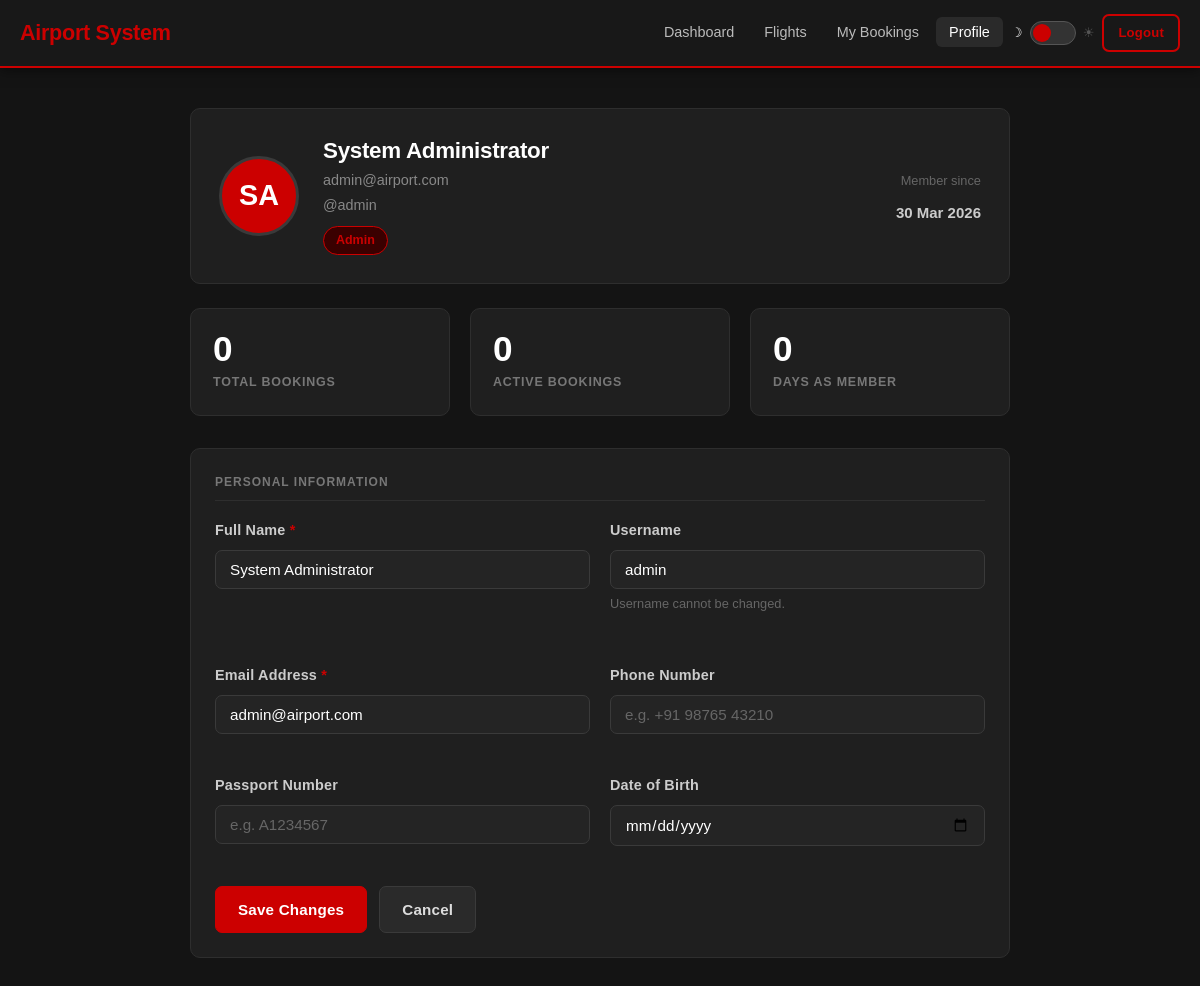
Screenshot of /user/profile.php (signed in) with the database file from the repository.
### tables this page shows
CREATE TABLE IF NOT EXISTS users (
    id INT AUTO_INCREMENT PRIMARY KEY,
    username VARCHAR(100) NOT NULL UNIQUE,
    email VARCHAR(150) NOT NULL UNIQUE,
    password VARCHAR(100) NOT NULL,
    full_name VARCHAR(200) NOT NULL,
    phone VARCHAR(20),
    passport_number VARCHAR(50),
    date_of_birth DATE,
    role ENUM('user', 'admin') DEFAULT 'user',
    language ENUM('en', 'hi') DEFAULT 'en',
    theme ENUM('dark', 'light') DEFAULT 'dark',
    created_at TIMESTAMP DEFAULT CURRENT_TIMESTAMP,
    updated_at TIMESTAMP DEFAULT CURRENT_TIMESTAMP ON UPDATE CURRENT_TIMESTAMP
);

### user/profile.php (the view, shortened to what this page needs)
<?php
require_once '../config.php';
$user_id = $_SESSION['user_id'];
$user = $conn->query("SELECT * FROM users WHERE id = " . intval($user_id))->fetch_assoc();
$total_bookings  = $conn->query("SELECT COUNT(*) FROM bookings WHERE user_id = $user_id")->fetch_row()[0];
$active_bookings = $conn->query("SELECT COUNT(*) FROM bookings WHERE user_id = $user_id AND status = 'Confirmed'")->fetch_row()[0];
$days_member     = round((time() - strtotime($user['created_at'])) / (60 * 60 * 24));
$initials = '';
foreach (explode(' ', trim($user['full_name'])) as $part) {
    $initials .= isset($part[0]) ? strtoupper($part[0]) : '';
}
$initials = substr($initials, 0, 2);
?>
<!DOCTYPE html>
<html lang="en">
<head>
    <link rel="stylesheet" href="../assets/css/style.css">
</head>
<body>
    <nav class="navbar">
        <div class="container">
            <a href="dashboard.php" class="navbar-brand">Airport System</a>
            <ul class="navbar-nav">
                <li><a href="dashboard.php" class="nav-link">Dashboard</a></li>
                <li><a href="flights.php" class="nav-link">Flights</a></li>
                <li><a href="bookings.php" class="nav-link">My Bookings</a></li>
                <li><a href="profile.php" class="nav-link active">Profile</a></li>
                <li><button class="theme-switch" onclick="toggleTheme()" title="Toggle Light / Dark Mode"><span class="theme-switch-track"><span class="theme-switch-thumb"></span></span></button></li>
                <li><a href="../logout.php" class="btn btn-outline btn-sm">Logout</a></li>
            </ul>
        </div>
    </nav>
    <div class="container" style="margin-top: 40px; max-width: 860px; padding-bottom: 60px;">
        <div class="profile-header">
            <div class="profile-avatar"><?php echo htmlspecialchars($initials); ?></div>
            <div class="profile-info">
                <h2><?php echo htmlspecialchars(isset($user['full_name']) ? $user['full_name'] : ''); ?></h2>
                <p><?php echo htmlspecialchars(isset($user['email']) ? $user['email'] : ''); ?></p>
                <p>@<?php echo htmlspecialchars(isset($user['username']) ? $user['username'] : ''); ?></p>
                <span class="profile-badge"><?php echo ucfirst($user['role']); ?></span>
            </div>
            <div style="margin-left: auto; text-align: right;">
                <p class="field-note">Member since</p>
                <p style="font-weight: 600; color: #cccccc; margin-bottom: 0;"><?php echo date('d M Y', strtotime($user['created_at'])); ?></p>
            </div>
        </div>
        <div class="grid grid-3 mb-4">
            <div class="stat-card">
                <div class="stat-value"><?php echo $total_bookings; ?></div>
                <div class="stat-label">Total Bookings</div>
            </div>
            <div class="stat-card">
                <div class="stat-value"><?php echo $active_bookings; ?></div>
                <div class="stat-label">Active Bookings</div>
            </div>
            <div class="stat-card">
                <div class="stat-value"><?php echo $days_member; ?></div>
                <div class="stat-label">Days as Member</div>
            </div>
        </div>
        <div class="card">
            <p class="section-title">Personal Information</p>
            <form method="POST">
                <div class="grid grid-2">
                    <div class="form-group">
                        <label class="form-label">Full Name <span style="color:#cc0000">*</span></label>
                        <input type="text" name="full_name" class="form-control"
                               value="<?php echo htmlspecialchars(isset($user['full_name']) ? $user['full_name'] : ''); ?>" required>
                    </div>
                    <div class="form-group">
                        <label class="form-label">Username</label>
                        <input type="text" class="form-control"
                               value="<?php echo htmlspecialchars(isset($user['username']) ? $user['username'] : ''); ?>" disabled>
                        <p class="field-note">Username cannot be changed.</p>
                    </div>
                    <div class="form-group">
                        <label class="form-label">Email Address <span style="color:#cc0000">*</span></label>
                        <input type="email" name="email" class="form-control"
                               value="<?php echo htmlspecialchars(isset($user['email']) ? $user['email'] : ''); ?>" required>
                    </div>
                    <div class="form-group">
                        <label class="form-label">Phone Number</label>
                        <input type="tel" name="phone" class="form-control"
                               value="<?php echo htmlspecialchars(isset($user['phone']) ? $user['phone'] : ''); ?>"
                               placeholder="e.g. +91 98765 43210">
                    </div>
                    <div class="form-group">
                        <label class="form-label">Passport Number</label>
                        <input type="text" name="passport_number" class="form-control"
                               value="<?php echo htmlspecialchars(isset($user['passport_number']) ? $user['passport_number'] : ''); ?>"
                               placeholder="e.g. A1234567">
                    </div>
                    <div class="form-group">
                        <label class="form-label">Date of Birth</label>
                        <input type="date" name="date_of_birth" class="form-control"
                               value="<?php echo htmlspecialchars(isset($user['date_of_birth']) ? $user['date_of_birth'] : ''); ?>">
                    </div>
                </div>
                <div class="d-flex gap-2 mt-3">
                    <button type="submit" class="btn btn-primary">Save Changes</button>
                    <a href="dashboard.php" class="btn btn-secondary">Cancel</a>
                </div>
            </form>
        </div>
    </div>
</body>
</html>

### assets/css/style.css (style rules this page uses)
body { font-family: Arial, sans-serif; background-color: #141414; color: #e8e8e8; font-size: 15px; line-height: 1.65; animation: pageFadeIn 0.3s ease forwards; }
h1, h2, h3, h4, h5, h6 { font-weight: 700; margin-bottom: 15px; line-height: 1.25; color: #ffffff; letter-spacing: -0.3px; }
h2 { font-size: 1.75rem; font-weight: 700; }
p { margin-bottom: 10px; }
a { color: #cc0000; text-decoration: none; transition: color 0.2s ease; }
.container { max-width: 1200px; margin: 0 auto; padding: 0 20px; }
.mt-3 { margin-top: 20px; }
.mb-4 { margin-bottom: 32px; }
.d-flex { display: flex; }
.gap-2 { gap: 12px; }
.card { background-color: #1f1f1f; border-radius: 10px; padding: 24px; border: 1px solid #2e2e2e; margin-bottom: 20px; transition: border-color 0.2s ease, transform 0.2s ease; }
.btn { display: inline-block; padding: 10px 22px; border: none; border-radius: 7px; font-size: 0.95rem; font-weight: 600; font-family: Arial, sans-serif; cursor: pointer; text-decoration: none; text-align: center; letter-spacing: 0.2px; transition: background-color 0.2s ease, color 0.2s ease, transform 0.15s ease, box-shadow 0.2s ease; }
.btn-primary { background-color: #cc0000; color: #ffffff; border: 1px solid #cc0000; }
.btn-secondary { background-color: #2a2a2a; color: #dddddd; border: 1px solid #3a3a3a; }
.btn-outline { background-color: transparent; color: #cc0000; border: 2px solid #cc0000; }
.btn-sm { padding: 6px 14px; font-size: 0.82rem; }
.navbar { background-color: #181818; padding: 14px 0; border-bottom: 2px solid #cc0000; position: sticky; top: 0; z-index: 100; box-shadow: 0 2px 12px rgba(0, 0, 0, 0.5); }
.navbar .container { display: flex; justify-content: space-between; align-items: center; }
.navbar-brand { font-size: 1.35rem; font-weight: 800; color: #cc0000; text-decoration: none; letter-spacing: -0.3px; transition: color 0.2s ease; }
.navbar-nav { display: flex; gap: 4px; list-style: none; align-items: center; }
.nav-link { color: #bbbbbb; text-decoration: none; padding: 7px 13px; border-radius: 6px; font-weight: 500; font-size: 0.9rem; transition: background-color 0.2s ease, color 0.2s ease; }
.nav-link:hover, .nav-link.active { background-color: #2a2a2a; color: #ffffff; text-decoration: none; }
.form-group { margin-bottom: 20px; }
.form-label { display: block; margin-bottom: 7px; font-weight: 600; font-size: 0.9rem; color: #cccccc; letter-spacing: 0.2px; }
.form-control { width: 100%; padding: 10px 14px; background-color: #242424; border: 1px solid #3a3a3a; border-radius: 7px; color: #ffffff; font-size: 0.95rem; font-family: Arial, sans-serif; transition: border-color 0.2s ease, box-shadow 0.2s ease; }
.form-control::placeholder { color: #666666; }
.grid { display: grid; gap: 20px; }
.grid-2 { grid-template-columns: repeat(2, 1fr); }
.grid-3 { grid-template-columns: repeat(3, 1fr); }
.stat-card { background-color: #1f1f1f; padding: 22px; border-radius: 10px; border: 1px solid #2e2e2e; transition: border-color 0.2s ease, transform 0.2s ease, box-shadow 0.2s ease; }
.stat-value { font-size: 2.2rem; font-weight: 800; color: #ffffff !important; line-height: 1; margin-bottom: 6px; letter-spacing: -0.5px; }
.stat-label { color: #777777; font-size: 0.78rem; font-weight: 600; text-transform: uppercase; letter-spacing: 0.8px; }
.theme-switch { background: none; border: none; cursor: pointer; padding: 4px; display: flex; align-items: center; gap: 7px; }
.theme-switch-track { width: 46px; height: 24px; background-color: #333333; border: 1px solid #555555; border-radius: 12px; position: relative; transition: background-color 0.3s ease, border-color 0.3s ease; flex-shrink: 0; }
.theme-switch-thumb { width: 18px; height: 18px; background-color: #cc0000; border-radius: 50%; position: absolute; top: 2px; left: 2px; transition: left 0.3s ease, background-color 0.3s ease; }
.theme-switch::before { content: "\263D"; font-size: 0.82rem; color: #ffffff; transition: color 0.3s ease; user-select: none; line-height: 1; }
.theme-switch::after { content: "\2600"; font-size: 0.82rem; color: #555555; transition: color 0.3s ease; user-select: none; line-height: 1; }

### rows the page displays
users: full_name "System Administrator", email "admin@airport.com", username "admin", role "Admin", created_at "30 Mar 2026", created_at "0"

### other values shown
$initials "SA"
$total_bookings "0"
$active_bookings "0"
